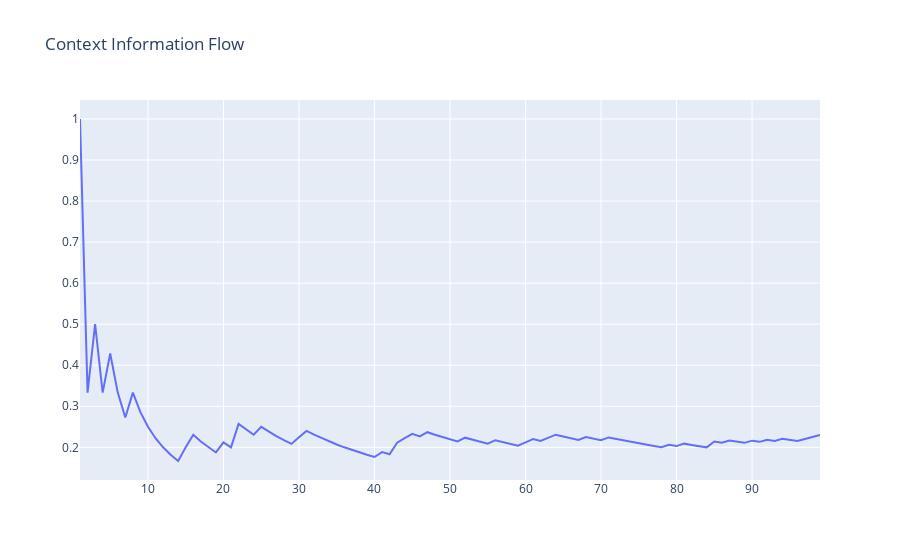

The notebook cell saved with this chart:
### Code cell
iou_auc_range_("ZS-I$ZS-F$CIF", "q")
